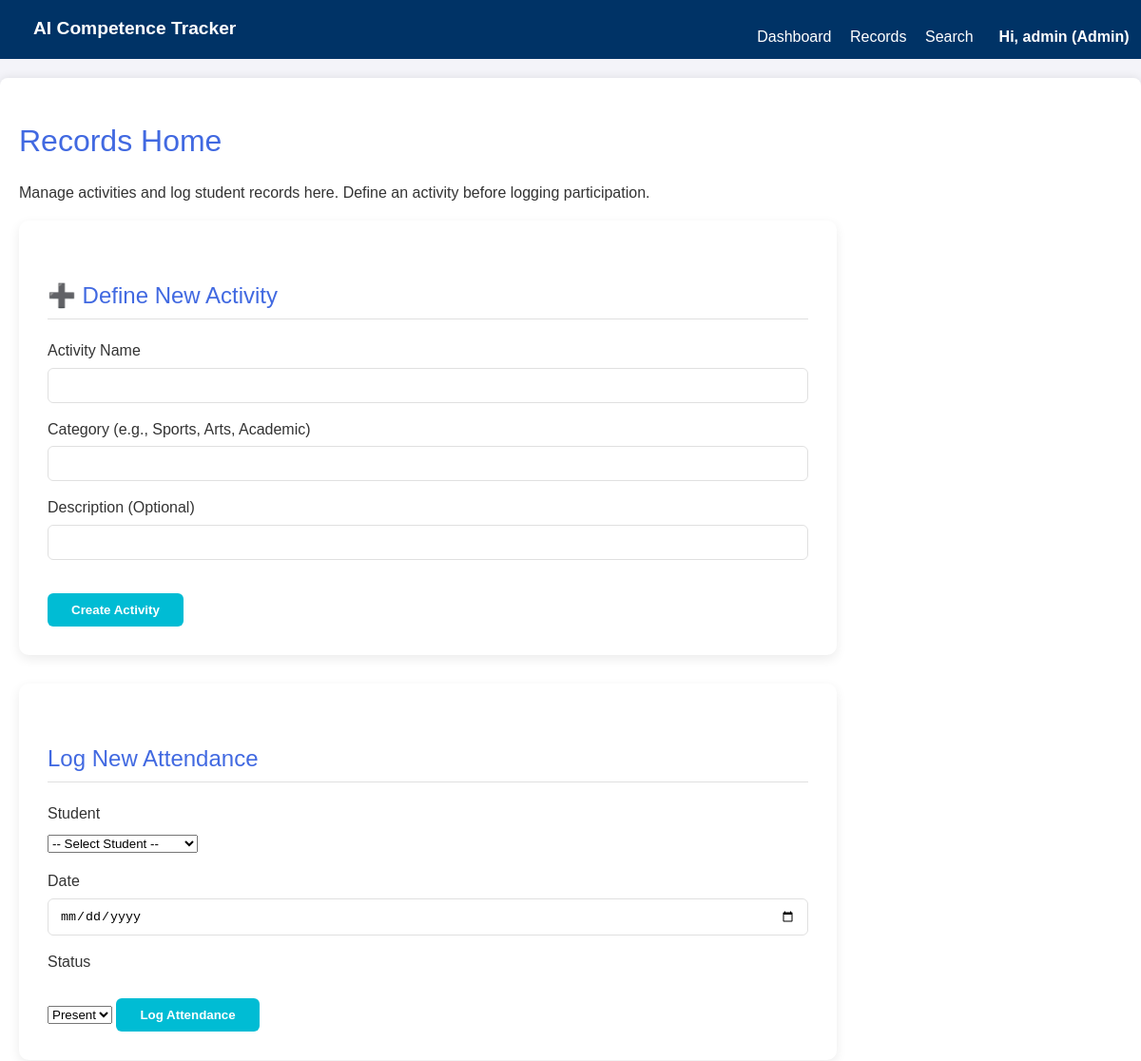
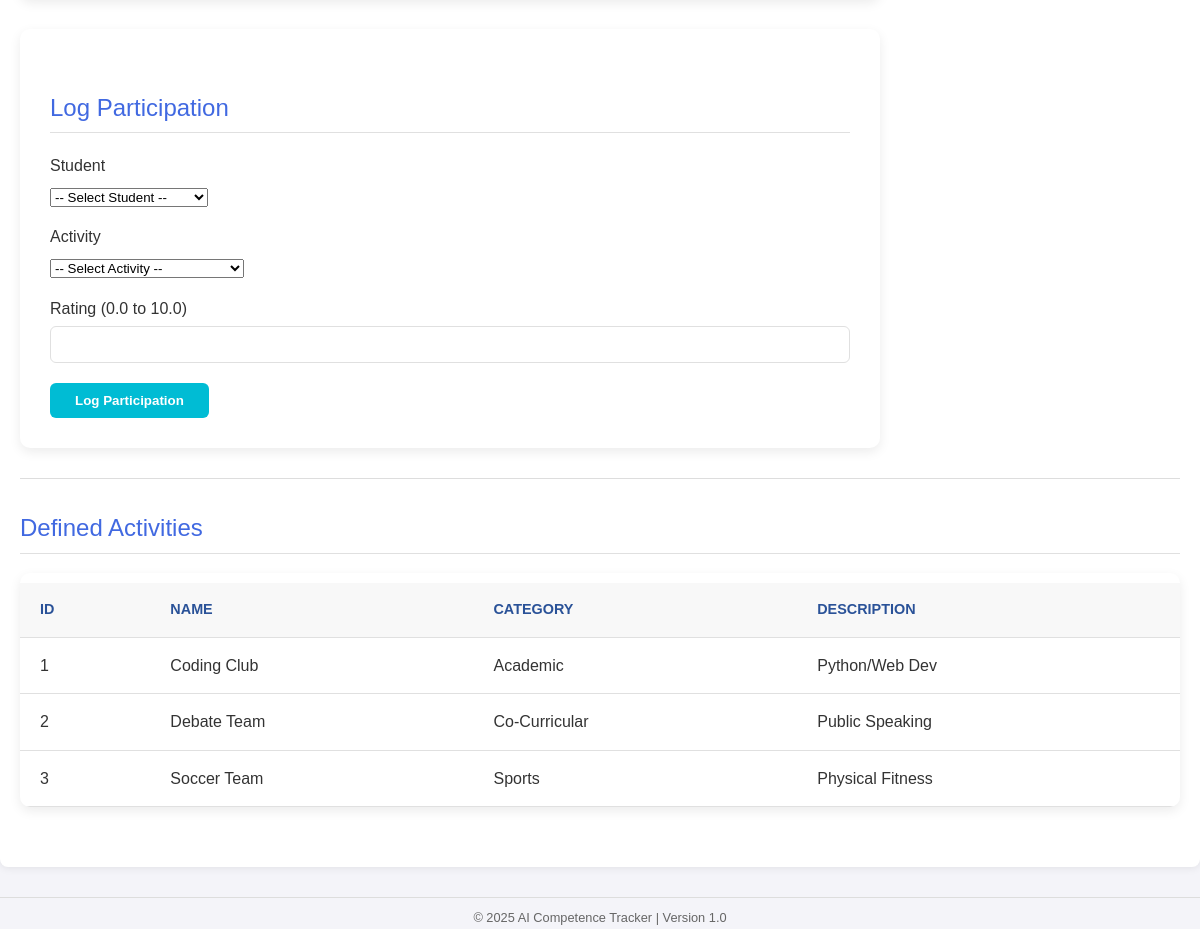
/records_home (signed in), run on the app's committed database (2 pictures, top to bottom).
### app/models.py (models this page shows, shortened)
class User(UserMixin, db.Model):
    id = db.Column(db.Integer, primary_key=True)
    username = db.Column(db.String(64), index=True, unique=True)
    email = db.Column(db.String(120), index=True, unique=True)
    password_hash = db.Column(db.String(256))
    role = db.Column(db.String(64), default='Lecturer') # Admin or Lecturer

class Activity(db.Model):
    id = db.Column(db.Integer, primary_key=True)
    name = db.Column(db.String(120), nullable=False)
    category = db.Column(db.String(80), nullable=True)
    description = db.Column(db.String(300), nullable=True)
    participations = db.relationship('Participation', backref='activity', lazy='dynamic')

### app/routes.py (the view)
@app.route('/records_home')
@login_required
def records_home():
    activities = Activity.query.all()
    students = Student.query.all()
    return render_template('records_home.html', activities=activities, students=students)

### app/templates/records_home.html (shortened to what this page needs)
{% extends "base.html" %}
{% block content %}
  <h1>Records Home</h1>
  <p>Manage activities and log student records here. Define an activity before logging participation.</p>
  <div class="data-section-grid">
    <div class="form-box" style="grid-column: 1 / span 2;">
        <h2>➕ Define New Activity</h2>
        <form method="post" action="{{ url_for('create_activity') }}">
            <div class="form-group">
                <label>Activity Name</label>
                <input name="activity_name" required>
            </div>
            <div class="form-group">
                <label>Category (e.g., Sports, Arts, Academic)</label>
                <input name="category">
            </div>
            <div class="form-group">
                <label>Description (Optional)</label>
                <input name="description">
            </div>
            <button type="submit">Create Activity</button>
        </form>
    </div>
    <div class="form-box">
      <h2>Log New Attendance</h2>
      <form method="post" action="{{ url_for('log_attendance') }}">
          <label>Student</label>
          <select name="student_id" required>
              <option value="" disabled selected>-- Select Student --</option>
          </select>
          <label>Date</label>
          <input type="date" name="date" required>
          <label>Status</label>
          <select name="status" required>
              <option value="present">Present</option>
          </select>
          <button type="submit">Log Attendance</button>
      </form>
    </div>
    <div class="form-box">
      <h2>Log Participation</h2>
      <form method="post" action="{{ url_for('log_participation') }}">
          <label>Student</label>
          <select name="student_id" required>
              <option value="" disabled selected>-- Select Student --</option>
          </select>
          <label>Activity</label>
          <select name="activity_id" required>
              <option value="" disabled selected>-- Select Activity --</option>
          </select>
          <label>Rating (0.0 to 10.0)</label>
          <input type="number" step="0.1" min="0" max="10" name="rating" required>
          <button type="submit">Log Participation</button>
      </form>
    </div>
  </div>
  <hr>
  <h2>Defined Activities</h2>
  <div class="table-container">
    <table>
      <thead><tr><th>ID</th><th>Name</th><th>Category</th><th>Description</th></tr></thead>
      <tbody>
        {% for a in activities %}
        <tr>
          <td>{{ a.id }}</td>
          <td>{{ a.name }}</td>
          <td>{{ a.category or '-' }}</td>
          <td>{{ a.description or '-' }}</td>
        </tr>
        {% else %}
        <tr><td colspan="4" style="text-align: center;">No activities defined.</td></tr>
        {% endfor %}
      </tbody>
    </table>
  </div>
{% endblock %}

### app/templates/base.html (shortened to what this page needs)
<!doctype html>
<html lang="en">
<head>
    <link rel="stylesheet" href="{{ url_for('static', filename='css/style.css') }}">
</head>
<body>
    <div class="navbar">
        <a href="{{ url_for('dashboard') }}" style="font-size: 1.2em; font-weight: bold;">AI Competence Tracker</a>
        <div>
            {% if current_user.is_authenticated %}
                <a href="{{ url_for('dashboard') }}">Dashboard</a>
                <a href="{{ url_for('records_home') }}">Records</a>
                <a href="{{ url_for('search_students') }}">Search</a>
                <div class="dropdown">
                    <button>Hi, {{ current_user.username }} ({{ current_user.role }})</button>
                </div>
            {% else %}
                <a href="{{ url_for('auth.login') }}">Login</a>
                <a href="{{ url_for('auth.register') }}">Register</a>
            {% endif %}
        </div>
        </div>
    <div class="container">
        {% block content %}{% endblock %}
    </div>
    <div class="footer">
        &copy; 2025 AI Competence Tracker | Version 1.0
    </div>
</body>
</html>

### app/static/css/style.css (style rules this page uses)
:root { --color-primary: #1e3c72; --color-secondary: #2a5298; --color-accent: #00bcd4; --color-background: #f4f7f6; --color-text: #333; --color-border: #e0e0e0; --color-success: #2ecc71; --color-warning: #f1c40f; --color-danger: #e74c3c; --shadow-light: 0 4px 12px rgba(0, 0, 0, 0.08); }
body { font-family: 'Roboto', 'Segoe UI', Tahoma, Geneva, Verdana, sans-serif; margin: 0; padding: 0; background-color: var(--color-background); color: var(--color-text); line-height: 1.6; }
h1 { color: var(--color-primary); font-weight: 500; margin-bottom: 5px; }
h2 { color: var(--color-secondary); font-weight: 400; margin-top: 30px; padding-bottom: 5px; border-bottom: 1px solid var(--color-border); }
label { display: block; text-align: left; margin-top: 15px; margin-bottom: 5px; font-weight: 500; color: var(--color-text); }
input { display: block; width: 100%; padding: 10px 12px; border: 1px solid var(--color-border); border-radius: 6px; box-sizing: border-box; transition: border-color 0.3s; }
button { padding: 10px 15px; background-color: var(--color-accent); color: white; border: none; border-radius: 6px; cursor: pointer; font-weight: 600; transition: background-color 0.3s; margin-top: 20px; width: 100%; }
.table-container { background: white; border-radius: 10px; box-shadow: var(--shadow-light); overflow: hidden; margin-bottom: 40px; }
table { width: 100%; border-collapse: collapse; margin-top: 0; }
table th, table td { padding: 15px 20px; text-align: left; border-bottom: 1px solid var(--color-border); }
table th { background-color: #f8f8f8; color: var(--color-secondary); font-weight: 600; text-transform: uppercase; font-size: 0.9em; }
.form-box { max-width: 800px; padding: 30px; background: white; border-radius: 10px; box-shadow: var(--shadow-light); margin-bottom: 30px; }
.form-group { margin-bottom: 15px; }
.form-box button { width: auto; padding: 10px 25px; }

### app/templates/base.html (style rules this page uses)
body { font-family: Arial, sans-serif; margin: 0; padding: 0; background-color: #f4f4f9; color: #333; }
.container { max-width: 1200px; margin: 20px auto; padding: 20px; background-color: #fff; border-radius: 8px; box-shadow: 0 0 10px rgba(0,0,0,0.1); }
.navbar { background-color: #003366; color: white; padding: 10px 20px; display: flex; justify-content: space-between; align-items: center; }
.navbar a, .navbar button { color: white; text-decoration: none; margin-left: 15px; background: none; border: none; cursor: pointer; font-size: 1em; padding: 0; }
h1, h2, h3 { color: #4169E1; }
.dropdown { position: relative; display: inline-block; }
hr { border: 0; height: 1px; background: #ddd; margin: 20px 0; }
table { width: 100%; border-collapse: collapse; margin-top: 10px; }
th, td { padding: 10px; text-align: left; border-bottom: 1px solid #ddd; }
th { background-color: #e6e6e6; }
.footer { text-align: center; margin-top: 30px; padding-top: 10px; border-top: 1px solid #ddd; font-size: 0.8em; color: #666; }

### data on the page
User: username "admin", role "Admin"
Activity: id "1", name "Coding Club", category "Academic", description "Python/Web Dev"
Activity: id "2", name "Debate Team", category "Co-Curricular", description "Public Speaking"
Activity: id "3", name "Soccer Team", category "Sports", description "Physical Fitness"
